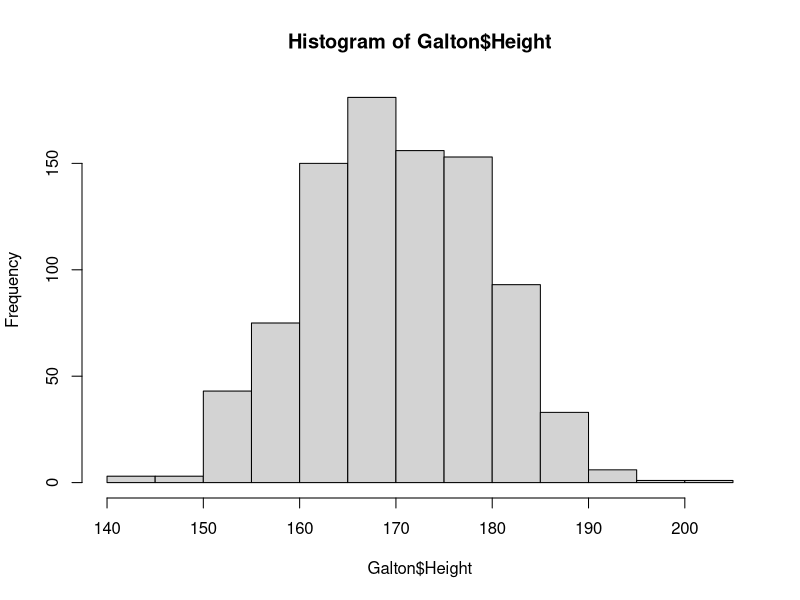
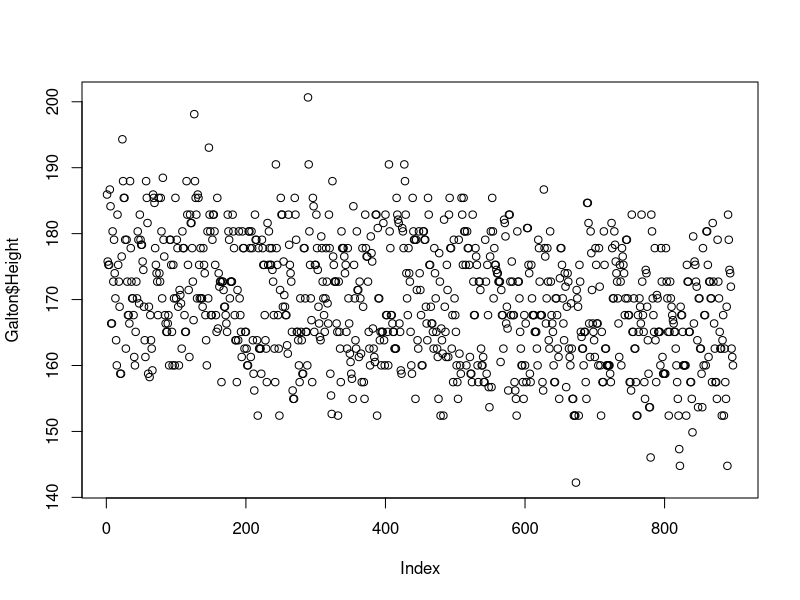
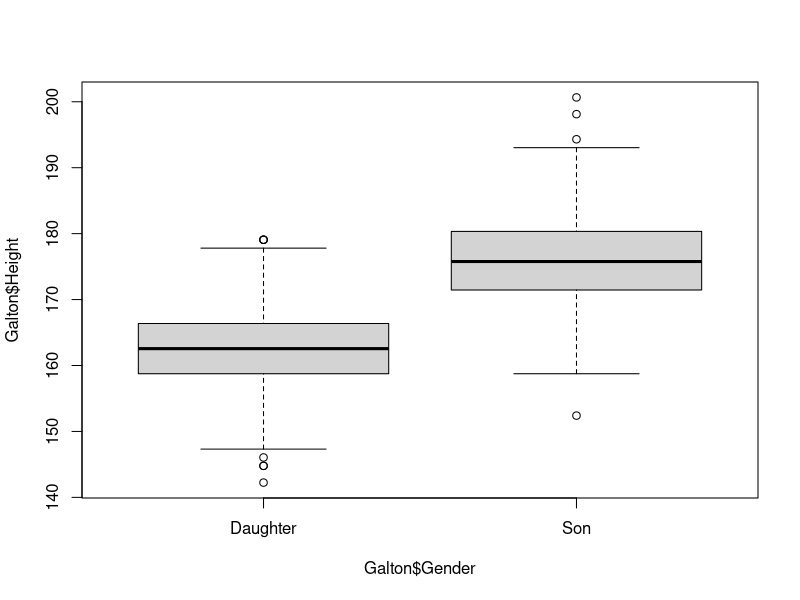
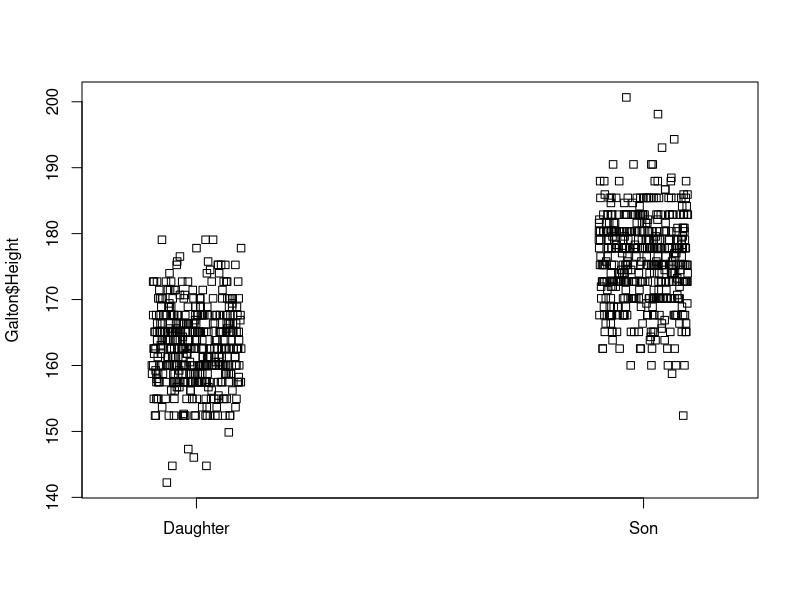
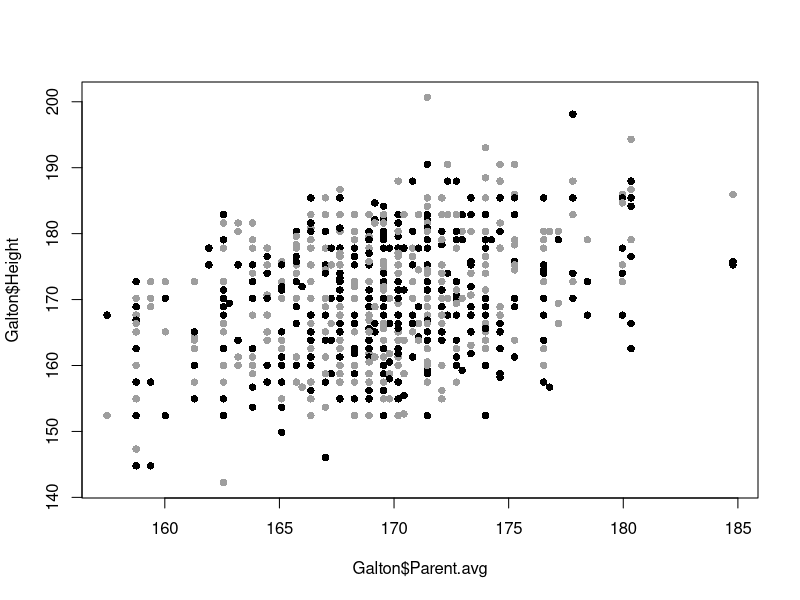
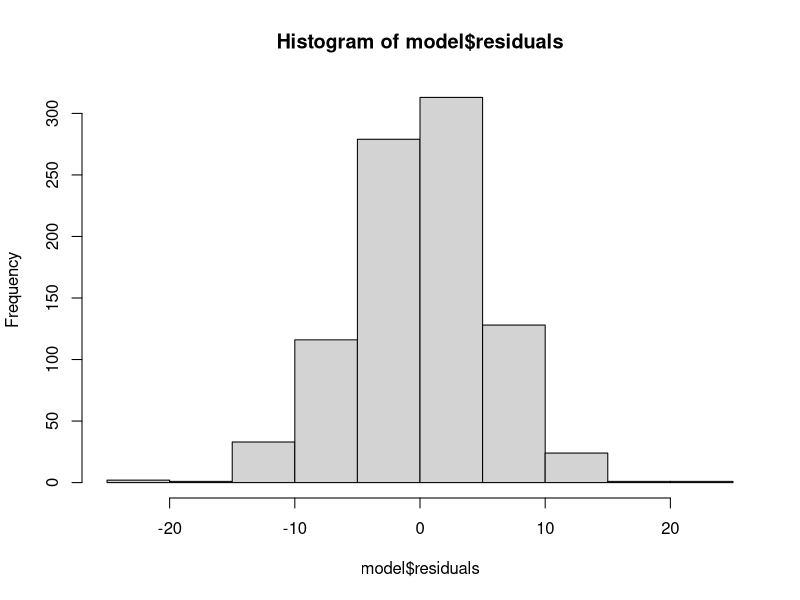
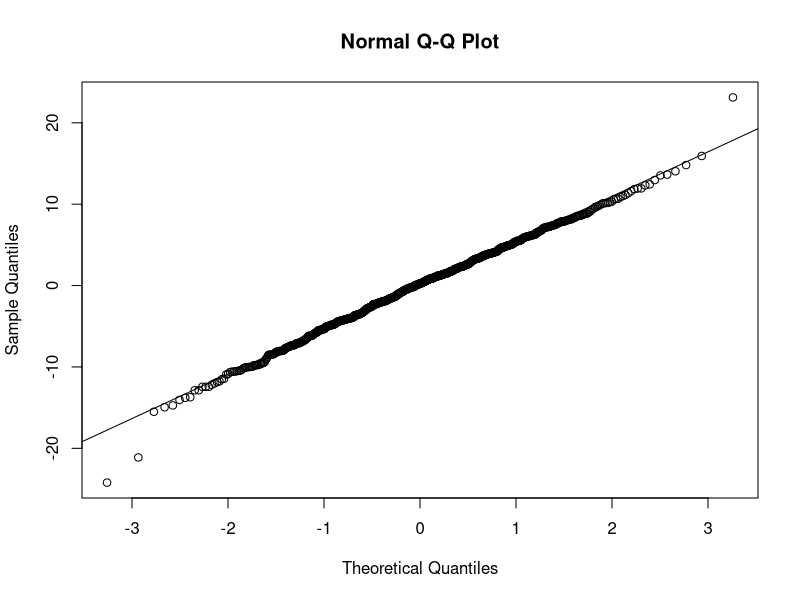
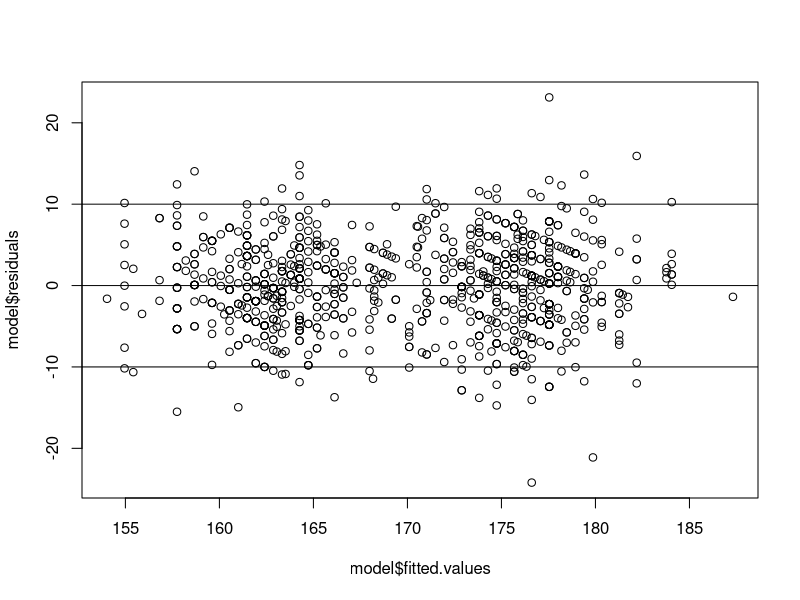

Reproduce these figures in R, in order.
## ---- chunk 1
#knitr::opts_chunk$set(echo = TRUE) # uncomment if producing answer sheet
knitr::opts_chunk$set(echo = TRUE, results = "hide", fig.show="hide") # uncomment if producing workshop sheet
answer_sheet <- FALSE # Put this to TRUE to generate the workshop sheet with answers, FALSE to generate the workshop sheet without answers
## ---- chunk 2
# By setting the coefficients for ‘Parents height’ to zero, and adjusting the coefficients for the Intercept and the ‘Male’ effect so as to minimize the total SSE (this happens when the SS of negative residuals and of the positive residuals are of the same size, so the positive and negative residuals cancel each other), you can obtain the means for the two groups. The main thing to note is that the intercept for the reference level (Daughters) is independent of the other coefficients, while the effect for the indicator variable ‘Male’ measures the difference relative to the daughters’ intercept. The trick is therefore to first adjust the Intercept, and then the coefficient for ‘Male’. The intercept gives you the mean for female, which is the reference level (163 cm). The mean for the sons is given by the value of the Intercept for daughters + the ‘Male’ effect (163 + 13 = 176 cm).  
## ---- chunk 3
#Coefficient for the reference level (Daughter) is the intercept ‘c1’
#Coefficient for Male is ‘c2’, the difference between male and female intercepts.
#Coefficient for Parents average height is the slope ‘m’
## ---- chunk 4
#c1 The null hypothesis is :  the height of daughters is not different from zero.
#c2 The null hypothesis is:  there is no difference in the heights of sons and daughters.
#m The null hypothesis is:  the slope of the line relating parents average height to child's height is not different from zero.
## ---- chunk 5
# This is a bit fiddly, because increasing the slope (m) usually requires decreasing the intercept(s) to ensure a good fit to the data. This requires several iterations, 
#-	The first is to eyeball the direction of the trend in the data and adjust the ‘Coefficient for Parents average height’ so the model line approximately matches that. 
#-	Then, decrease the ‘Intercept for the reference level (Daughter)’ to get a better fit
#-	Repeat the cycle of adjusting m and c1 until the SSE for daughters are approximately balanced. 
#-	Then adjust c2 (‘Coefficient for Male’) to get the best possible fit (i.e. the smallest SSE, which happen to be when the positive and negative residuals are balanced).
#-	The slope that gave the best results for daughters may not be the best for daughters and sons together, so you may still be able to improve the model fit by making fine adjustments to all the parameters (perhaps easiest in the order: slope, daughters intercept, sons-daughter difference). 
#Getting the best possible fit is quite a lengthy process, by hand!
## ---- chunk 6
#I managed to reduce SSE to 3992.9 with the intercept for the daughter at 36, the coefficient for the son (Male) at 13 and the parents' average height coefficient at 0.75.
## ---- chunk 7
#Should be close, but not exactly the same, due to the different data set. The SSE for two different data sets are not comparable at all.
Galton<-read.table("Galton.txt", header=TRUE)
#check the data have loaded correctly
head(Galton)
str(Galton)
#specify your hypotheses
#The height of daughters is not different from zero.
#There is no difference in the heights of sons and daughters.
#The slope of the line relating parents average height to child's height is not different from zero.
#Explore the data
hist(Galton$Height)
plot(Galton$Height)
boxplot(Galton$Height~Galton$Gender)
stripchart(Galton$Height~Galton$Gender, vertical=TRUE, method="jitter")
col=Galton$Gender
plot(Galton$Height~Galton$Parent.avg, 
     col=(8:9), pch=16)#creates a plot with daughter as colour 8, sons as colour 9, filled symbols
#Fit the model
model<-lm(Galton$Height~Galton$Parent.avg + Galton$Gender)
#Check model assumptions
hist(model$residuals)
qqnorm(model$residuals)
qqline(model$residuals)
plot(model$residuals~model$fitted.values)
abline(10,0)
abline(0,0)
abline(-10,0)
plot(cooks.distance(model)~hatvalues(model))
#Look at the model summary and coefficients, and the ANOVA table
anova(model)
summary(model)
#Plot the model visually with the dataset
plot(Galton$Height~Galton$Parent.avg, col=c(7,3), pch=16)
abline(38.6, 0.73, col=7, lwd=2) #the values used are the intercept and slope for the daughters from the model output
abline(51.7, 0.73, col=3, lwd=2)#these are the coefficients for the sons height
## ---- chunk 8
#The equation is 38.6+13.3∗Male +0.73∗𝐻𝑒𝑖𝑔ℎ𝑡_𝑝𝑎𝑟𝑒𝑛𝑡𝑠. For the daughter, ‘Male ’ takes the value 0, so the predicted height is 38.6+13.3*0+0.73*175=166.35 cm. Her brother (‘Male ’=1) is predicted to be 38.6+13.3*1+0.73*175=179.65 cm.  
## ---- chunk 9
#If energy expended during mating were to affect the health of the female birds, you might expect an impact on egg mass if the trait is plastic (i.e., changeable depending on circumstances).  Alternately, you might expect over evolutionary time that where both parents are tending the chicks, that the species could support young that are smaller at birth.  If this were true, you would expect monogamous species to have smaller eggs and lekking and polyandrous species to have the larger eggs.
## ---- chunk 10
finch<-read.table("FinchEggs.txt",header=TRUE)
str(finch)
head(finch)
#In a hypothesis-testing type of inference, the research question could be formulated as:
#H0: for a given female body mass, there is no effect of mating system on egg mass across finch species.
#H1: there is an effect of mating system on egg mass in addition to the female mass effect in finches.
#In an estimation-driven type of inference, one could simply say they are interested in estimating (the direction and strength of) the additive effects of mating system and female body mass on egg mass.
## ---- chunk 11
#The hypothesis for the effect of mating system isn’t trivial, therefore hypothesis testing is justified (as is the estimation question).
## ---- chunk 12
#finch dataset
finch<-read.table("FinchEggs.txt",header=TRUE)
str(finch)
head(finch)
list(finch$Mating_System)
finch2<-subset(finch, Mating_System!="<NA>")
col=finch2$Mating_System
plot(finch2$Egg_mass~finch2$F_mass, col=c(3,4,7))
boxplot(finch2$Egg_mass~finch2$Mating_System, col=c(3,4,7))
boxplot(finch2$F_mass~finch2$Mating_System, col=c(3,4,7))
## ---- chunk 13
# No. (Thanks to missing values in the mating system variable, the possible outliers seen in the previous topic have disappeared).  The most important graphic here is the relationship between Egg_mass and F_mass if you are looking for statistical outliers. The boxplots show outliers from a statistical point of view, but these are just large species that are biologically relevant and correct. They are not outliers in the (X,Y) space.
## ---- chunk 14
# Probably if mating system is considered alone in the model (graph 2), but maybe not if considered together with female body mass: graph 3 shows that polygyny is associated with larger species in finches, therefore mating system and female body mass are not independent (they covary). The apparent effect of mating system could be entirely driven by its association with body mass.
## ---- chunk 15
# #fit an additive model
model_finch2<-lm(finch2$Egg_mass~finch2$F_mass+finch2$Mating_System)
#check the assumptions
hist(model_finch2$residuals)
qqnorm(model_finch2$residuals)
qqline(model_finch2$residuals)
plot(model_finch2$residuals~model_finch2$fitted.values)
abline(1,0)
abline(0,0)
abline(-1,0)
plot(cooks.distance(model_finch2)~hatvalues(model_finch2))
summary(model_finch2)
anova(model_finch2)
## ---- chunk 16
# The model is still a dubious due to heterogeneity of variance.
## ---- chunk 17
# Normality has marginally improved because some previously more problematic observations are now omitted from the data (due to missing mating system value). Other flaws still present because mating system has very little additive effect (effects near zero), hence the predicted values and residuals are very similar.
## ---- chunk 18
# Intercept (1.0441): predicted value of the response for a F_mass value of zero (here, 1 g – biologically nonsensical for female body mass) and for Mating_System 2 (reference level).
#Slope (“F_mass”): size of increment in the response for a unit increment in the covariate. I.e. when female body mass increases by 1 g, egg mass tends to increase by 0.061 g.
#The model consists of three parallel fitted lines, one for each mating system category.
#“Mating_System 3”(-0.07) is the difference in intercept between Mating_System 3 and 2 (reference level). Therefore the intercept for Mating_System 3 is 1.0441-0.07
#“Mating_System 4”(0.056) is the difference in intercept between Mating_System 4 and 2 (reference level). Therefore the intercept for Mating_System 4 is 1.0441+0.056
## ---- chunk 19
# Based on the model summary table, as we knew there is a strong positive effect of female mass on egg mass. There is no difference between mating systems (coefficient SEs greater than coefficient estimates)
## ---- chunk 20
# Given that Mating system has more than 2 levels, we need to look at the ANOVA table for a global test of variation explained by mating system. There is no additive effect of mating system on egg mass (p= 0.669) when female body mass is accounted for. 
## ---- chunk 21
# Mating system 2: egg_mass = 1.0441 + 0.061*female_body_mass
#Mating system 3: egg_mass = 1.0441 + 0.061*female_body_mass – 0.07
#Mating system 4: egg_mass = 1.0441 + 0.061*female_body_mass + 0.056
## ---- chunk 22
#1.0441 + 0.061*0= 1.0441g
#1.0441 + 0.061*100 -0.07 = 7.0741g
## ---- chunk 23
#Model fit isn’t improved compared to yesterday’s simpler model. Of the two models so far, the simpler seems the best.  The model fits the data in the central part of the range of female body mass but doesn't fit the small species or the very large species very well.  The different types of mating system are not represented across the range of values of female body mass therefore it is difficult to be confident that the model is appropriate.  On the other hand, the model explains 96% of the variation in the dataset, so globally, the model has some value despite its shortcomings.

plot(finch2$Egg_mass~finch2$F_mass, col=c(3,4,7))
abline(1.04, 0.061, col=3)#this is the model line for mating system 2, the reference case
abline(0.974, 0.061, col=4)#this is the model line for mating system 3, mixed
abline(1.1, 0.061, col=7)#this is the model line for mating system 4, polygyny
## ---- chunk 24
#It looks like mating system is not independent of female body  mass, polygyny is more common in large species.
## ---- chunk 25
#From exploring the data, with a plot of egg mass x clutch size, it will be apparent that Clutch_size alone doesn’t explain much of the variation in Egg_mass. We know Egg mass is largely explained by female mass (r2= 0.91), so unless Female mass and clutch size are highly correlated (and hence convey similar information), we can’t expect clutch size to explain much on its own. 
